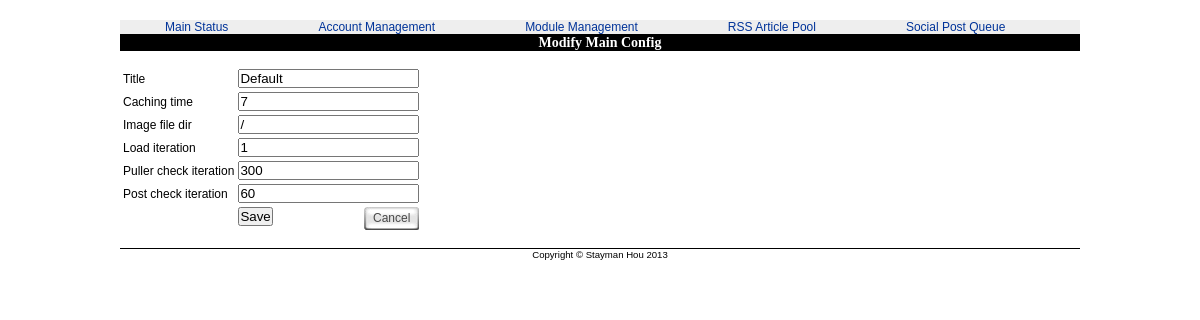
Page /SocialManagerPhpAdmin/public_files/MainConf.php?method=get on the committed database.
### tables this page shows
CREATE TABLE main_conf (
	PK INT NOT NULL AUTO_INCREMENT PRIMARY KEY,
	TITLE VARCHAR(20) NOT NULL,
	CACHING_TIME INT NOT NULL DEFAULT 7,
	IMAGE_FILE_DIR VARCHAR(256) NOT NULL,
	LOAD_ITERATION INT NOT NULL DEFAULT 1,
	PULLER_ITERATION INT NOT NULL DEFAULT 300,
	POSTER_ITERATION INT NOT NULL DEFAULT 60
);

### SocialManagerPhpAdmin/model/MainConf.php (called while the page is built, shortened)
<?php
class MainConf
{
    private $PK;
    private $fields;
    public function __construct()
    {
        $this->PK = null;
        $this->fields = array('TITLE' => '',
                              'CACHING_TIME' => 7,
                              'IMAGE_FILE_DIR' => '/',
                              'LOAD_ITERATION' => 1,
                              'PULLER_ITERATION' => 300,
                              'POSTER_ITERATION' => 60);
    }
    public function __get($field)
    {
        if ($field == 'PK')
        {
            return $this->PK;
        }
        else
        {
            return $this->fields[$field];
        }
    }
    public function __set($field, $value)
    {
        if (array_key_exists($field, $this->fields))
        {
            $this->fields[$field] = $value;
        }
    }
    public static function get()
    {
        $mc = new MainConf();
        $query = 'SELECT `TITLE`, `CACHING_TIME`, `IMAGE_FILE_DIR`, `LOAD_ITERATION`, `PULLER_ITERATION`, `POSTER_ITERATION` FROM `main_conf` WHERE `PK`=1';
        $result = mysql_query($query, $GLOBALS['DB']);
        if (mysql_num_rows($result))
        {
            $row = mysql_fetch_assoc($result);
            $mc->TITLE = $row['TITLE'];
            $mc->CACHING_TIME = $row['CACHING_TIME'];
            $mc->IMAGE_FILE_DIR = $row['IMAGE_FILE_DIR'];
            $mc->LOAD_ITERATION = $row['LOAD_ITERATION'];
            $mc->PULLER_ITERATION = $row['PULLER_ITERATION'];
            $mc->POSTER_ITERATION = $row['POSTER_ITERATION'];
            $mc->PK = 1;
        }
        return $mc;
    }
}
?>

### SocialManagerPhpAdmin/view/template-MainConf.php (the view, shortened to what this page needs)
<form method="post"
 action="MainConf.php?method=save">
 <table>
  <tr>
   <td title="The title of the configuration. There's no meaning so far."><label for="TITLE">Title</label></td>
   <td><input type="text" name="TITLE" id="TITLE"
    value="<?php echo $GLOBALS['TEMPLATE']['Content']['MainConf']->TITLE;?>"/></td>
  </tr>
  <tr>
   <td><label for="CACHING_TIME">Caching time</label></td>
   <td><input type="text" name="CACHING_TIME" id="CACHING_TIME"
    value="<?php echo $GLOBALS['TEMPLATE']['Content']['MainConf']->CACHING_TIME;?>"/></td>
  </tr>
  <tr>
   <td><label for="IMAGE_FILE_DIR">Image file dir</label></td>
   <td><input type="text" name="IMAGE_FILE_DIR" id="IMAGE_FILE_DIR"
    value="<?php echo $GLOBALS['TEMPLATE']['Content']['MainConf']->IMAGE_FILE_DIR;?>"/></td>
  </tr>
  <tr>
   <td><label for="LOAD_ITERATION">Load iteration</label></td>
   <td><input type="text" name="LOAD_ITERATION" id="LOAD_ITERATION"
    value="<?php echo $GLOBALS['TEMPLATE']['Content']['MainConf']->LOAD_ITERATION;?>"/></td>
  </tr>
  <tr>
   <td><label for="PULLER_ITERATION">Puller check iteration</label></td>
   <td><input type="text" name="PULLER_ITERATION" id="PULLER_ITERATION"
    value="<?php echo $GLOBALS['TEMPLATE']['Content']['MainConf']->PULLER_ITERATION;?>"/></td>
  </tr>
  <tr>
   <td><label for="POSTER_ITERATION">Post check iteration</label></td>
   <td><input type="text" name="POSTER_ITERATION" id="POSTER_ITERATION"
    value="<?php echo $GLOBALS['TEMPLATE']['Content']['MainConf']->POSTER_ITERATION;?>"/></td>
  </tr>
   <td> </td>
   <td>
    <input type="submit" style="float: left;" value="Save" onclick="return myconfirm('Are you sure you want to save the changes?');"/>
    <div class="abuttonwrapper" style="float: right; width: auto;"><a class="abutton" href="mainstatus.php" onclick="return myconfirm('Are you sure you want to cancel the changes?');"><span>Cancel</span></a></div>
   </td>
   <td><input type="hidden" name="submitted" value="1"/></td>
 </table>
</form>

### SocialManagerPhpAdmin/public_files/css/styles.css (style rules this page uses)
body { margin:0; padding:0; font-family:Arial, Helvetica, sans-serif; font-size:12px; }
a { color:#000; text-decoration:none; cursor:pointer; }
input, select { margin:0; padding:0; font-size:; }
form { margin:0; padding:0; }
body { font-family: Arial, Sans, sans-serif; text-align: center; }
a { color: #039; }
table { margin: 5px 0; }
a.abutton { background: transparent url('../media/square-gray-left.gif') no-repeat top left; display: block; float: left; font: normal 12px Arial; line-height: 15px; height: 23px; padding-left: 9px; text-decoration: none; }
a:link.abutton, a:visited.abutton, a:active.abutton { color: #494949; }
a.abutton span { background: transparent url('../media/square-gray-right.gif') no-repeat top right; display: block; padding: 4px 9px 4px 0; }
.abuttonwrapper { overflow: hidden; width: 100%; }

### rows in the picture
main_conf: TITLE "Default", CACHING_TIME "7", IMAGE_FILE_DIR "/", LOAD_ITERATION "1", PULLER_ITERATION "300", POSTER_ITERATION "60"

### other values in the picture
$GLOBALS['TEMPLATE']['title'] "Modify Main Config"
